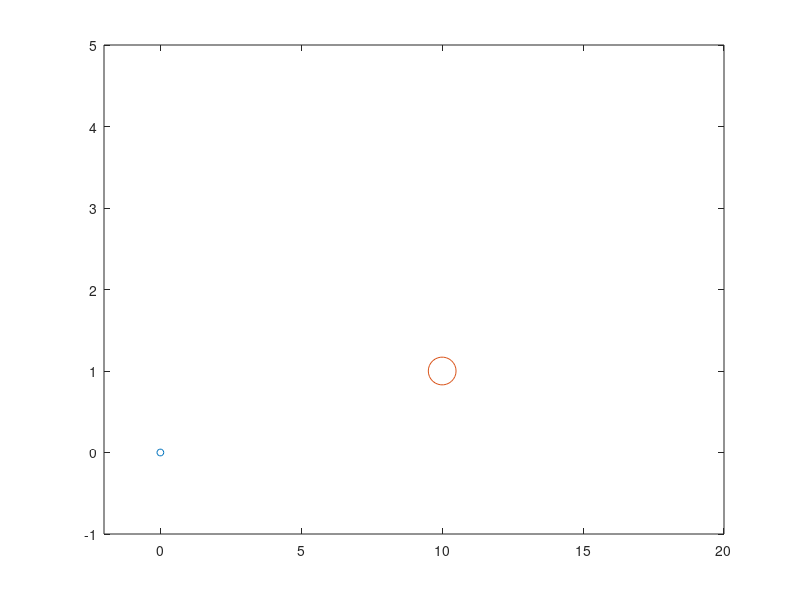

Write MATLAB code to recreate this figure. (Note: this script raises an error after producing the figure.)
clc;clear all;

l=0.15;
M=10^31;

source_pos = [0,0];
mass_pos = [10,1];

angles = linspace(0.02,0.04,10);

initialpoints = zeros(10,2);
devs = zeros(10,1);
initialpointsanddevs = [initialpoints, devs];

plot(source_pos(1),source_pos(2), 'o', 'MarkerSize', 5)
hold on
plot(mass_pos(1),mass_pos(2),'o', 'MarkerSize', 20);

for i = 1:68
    axis([-2 20 -1 5])
    for j = 1:10 
    pointsanddevs(j,:) = get_pointanddev(angles(j)+devs(j),initialpointsanddevs(j,:),mass_pos,l,M)
    X = [initialpointsanddevs(j,1), pointsanddevs(j,1)];
    Y = [initialpointsanddevs(j,2), pointsanddevs(j,2)];
    plot(X,Y, '.-r')
    hold on
    devs(j)=pointsanddevs(j,3);
    end
    initialpointsanddevs = pointsanddevs;
    pause(0.05)
end



